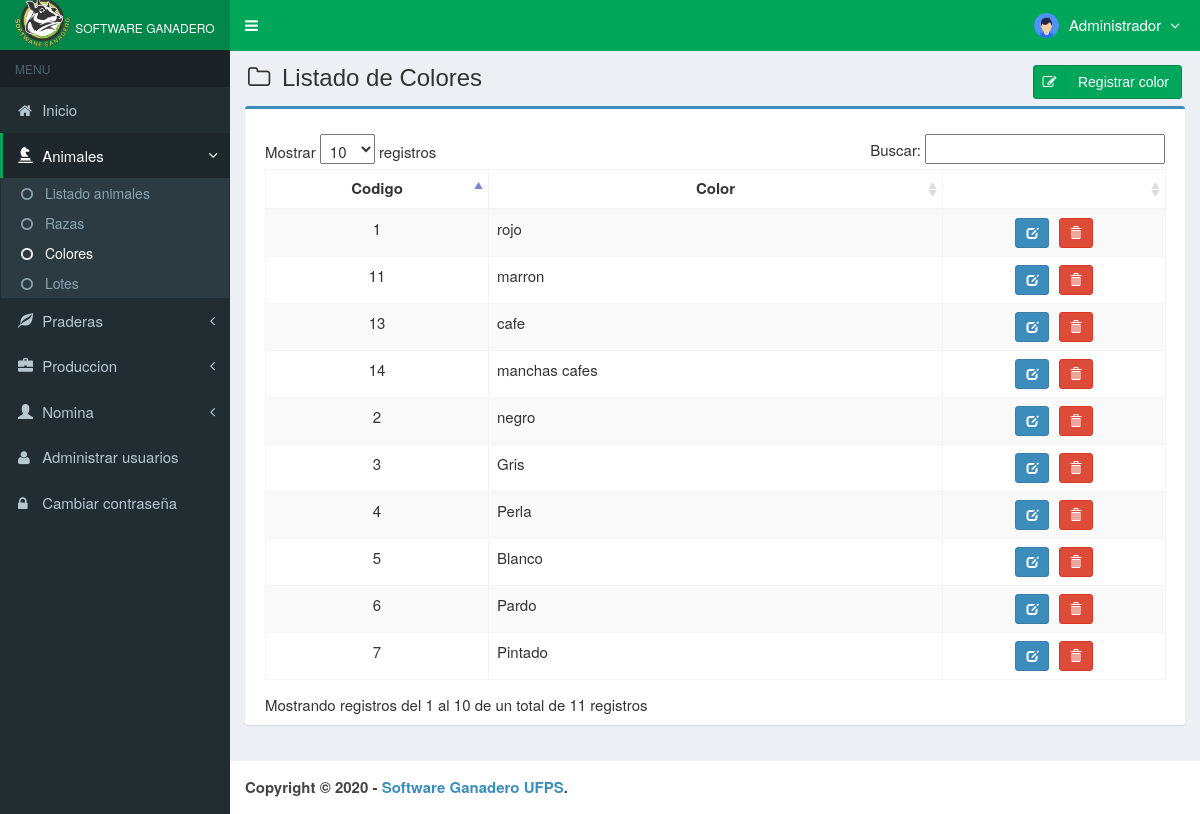
Page /main.php?module=colores (signed in) on the committed database.
### tables this page shows
CREATE TABLE `usuarios` (
  `id_user` int(3) NOT NULL,
  `username` varchar(50) NOT NULL,
  `name_user` varchar(50) NOT NULL,
  `password` varchar(50) NOT NULL,
  `email` varchar(50) DEFAULT NULL,
  `telefono` varchar(13) DEFAULT NULL,
  `foto` varchar(100) DEFAULT NULL,
  `permisos_acceso` enum('Super Admin','Gerente','Almacen') NOT NULL,
  `status` enum('activo','bloqueado') NOT NULL DEFAULT 'activo',
  `created_at` timestamp NOT NULL DEFAULT CURRENT_TIMESTAMP,
  `updated_at` timestamp NOT NULL DEFAULT CURRENT_TIMESTAMP ON UPDATE CURRENT_TIMESTAMP
);

CREATE TABLE `color` (
  `id` int(11) NOT NULL,
  `color` varchar(40) NOT NULL
);

### modules/colores/view.php (the view, shortened to what this page needs)
<section class="content-header">
  <h1>
    <i class="fa fa-folder-o icon-title"></i> Listado de Colores
    <a class="btn btn-success btn-social pull-right" href="?module=form_colores&form=add" title="agregar" data-toggle="tooltip">
      <i class="fa fa-edit fa-fw"></i> Registrar color
    </a>
  </h1>
</section>
<section class="content">
  <div class="row">
    <div class="col-md-12">
      <div class="box box-primary">
        <div class="box-body">
          <table id="dataTables1" class="table table-bordered table-striped table-hover">
            <thead>
              <tr>
                <th class="center">Codigo</th>
                <th class="center">Color</th>
                <th></th>
              </tr>
            </thead>
            <tbody>
            <?php
            $query = mysqli_query($mysqli, "SELECT id,color FROM color ORDER BY id DESC")
                                            or die('error: '.mysqli_error($mysqli));
            while ($data = mysqli_fetch_assoc($query)) {
              echo "<tr>
                      <td width='80' class='center'>$data[id]</td>
                      <td width='180'>$data[color]</td>
                      <td class='center' width='80'>
                        <div>
                          <a data-toggle='tooltip' data-placement='top' title='modificar' style='margin-right:5px' class='btn btn-primary btn-sm' href='?module=form_colores&form=edit&id=$data[id]'>
                              <i style='color:#fff' class='glyphicon glyphicon-edit'></i>
                          </a>";
            ?>
                          <a data-toggle="tooltip" data-placement="top" title="Eliminar" class="btn btn-danger btn-sm" href="modules/colores/proses.php?act=delete&id=<?php echo $data['id'];?>" onclick="return confirm('estas seguro de eliminar el color <?php echo $data['color']; ?> ?');">
                              <i style="color:#fff" class="glyphicon glyphicon-trash"></i>
                          </a>
            <?php
              echo "    </div>
                      </td>
                    </tr>";
            }
            ?>
            </tbody>
          </table>
        </div>
      </div>
    </div>
  </div>
</section><!-- /.content

### top-menu.php (shortened to what this page needs)
<?php
require_once "config/database.php";
$query = mysqli_query($mysqli, "SELECT id_user, name_user, foto, permisos_acceso FROM usuarios WHERE id_user='$_SESSION[id_user]'")
                                or die('error: '.mysqli_error($mysqli));
$data = mysqli_fetch_assoc($query);
?>
<li class="dropdown user user-menu">
  <a href="#" class="dropdown-toggle" data-toggle="dropdown">
  <?php
  if ($data['foto']=="") { ?>
    <img src="images/user/usuario.png" class="user-image" alt="User Image"/>
  <?php
  }
  else { ?>
    <img src="images/user/<?php echo $data['foto']; ?>" class="user-image" alt="User Image"/>
  <?php
  }
  ?>
    <span class="hidden-xs"><?php echo $data['name_user']; ?> <i style="margin-left:5px" class="fa fa-angle-down"></i></span>
  </a>
</li>

### assets/css/skins/_all-skins.css (style rules this page uses)
.skin-green .main-header .navbar .nav > li > a { color: #ffffff; }
.skin-green .content-header { background: transparent; }

### assets/css/style.css (style rules this page uses)
.btn-social *:first-child { border-right: 1px solid rgba(0, 0, 0, 0.1); bottom: 0; font-size: 1em !important; left: 0; line-height: 32px !important; position: absolute; text-align: center; top: 0; width: 32px !important; }
.content-header { padding: 15px 18px 0; position: relative; }
.center { text-align:center; }
.icon-title { margin-right: 5px; }
body { background-color: #fff; color: #333; font-size: 15px; line-height: 1.42857; }

### rows in the picture
usuarios: foto (picture), name_user "Administrador"
color: id "14", color "manchas cafes"
color: id "13", color "cafe"
color: id "11", color "marron"
color: id "7", color "Pintado"
color: id "6", color "Pardo"
color: id "5", color "Blanco"
color: id "4", color "Perla"
color: id "3", color "Gris"
color: id "2", color "negro"
color: id "1", color "rojo"
